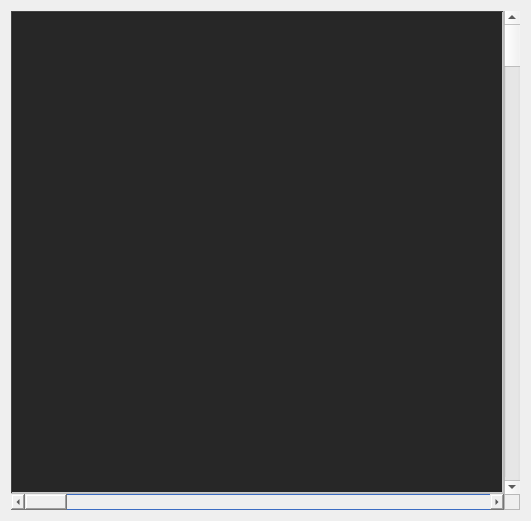
   <widget class="QWidget" name="verticalLayoutWidget">
    <property name="geometry">
     <rect>
      <x>0</x>
      <y>22</y>
      <width>531</width>
      <height>521</height>
     </rect>
    </property>
    <property name="sizePolicy">
     <sizepolicy hsizetype="Expanding" vsizetype="Preferred">
      <horstretch>0</horstretch>
      <verstretch>0</verstretch>
     </sizepolicy>
    </property>
    <layout class="QVBoxLayout" name="verticalLayout" stretch="0,0">
     <property name="spacing">
      <number>0</number>
     </property>
     <property name="sizeConstraint">
      <enum>QLayout::SizeConstraint::SetMinAndMaxSize</enum>
     </property>
     <item>
      <layout class="QHBoxLayout" name="horizontalLayout" stretch="1,1">
       <property name="spacing">
        <number>0</number>
       </property>
       <property name="sizeConstraint">
        <enum>QLayout::SizeConstraint::SetMinAndMaxSize</enum>
       </property>
       <item>
        <widget class="QGraphicsView" name="gfxEditor">
         <property name="palette">
          <palette>
           <active>
            <colorrole role="Light">
             <brush brushstyle="SolidPattern">
              <color alpha="255">
               <red>188</red>
               <green>188</green>
               <blue>188</blue>
              </color>
             </brush>
            </colorrole>
            <colorrole role="Dark">
             <brush brushstyle="SolidPattern">
              <color alpha="255">
               <red>67</red>
               <green>67</green>
               <blue>67</blue>
              </color>
             </brush>
            </colorrole>
            <colorrole role="Mid">
             <brush brushstyle="SolidPattern">
              <color alpha="255">
               <red>56</red>
               <green>56</green>
               <blue>56</blue>
              </color>
             </brush>
            </colorrole>
            <colorrole role="Base">
             <brush brushstyle="SolidPattern">
              <color alpha="255">
               <red>39</red>
               <green>39</green>
               <blue>39</blue>
              </color>
             </brush>
            </colorrole>
            <colorrole role="Shadow">
             <brush brushstyle="SolidPattern">
              <color alpha="255">
               <red>36</red>
               <green>36</green>
               <blue>36</blue>
              </color>
             </brush>
            </colorrole>
           </active>
           <inactive>
            <colorrole role="Light">
             <brush brushstyle="SolidPattern">
              <color alpha="255">
               <red>188</red>
               <green>188</green>
               <blue>188</blue>
              </color>
             </brush>
            </colorrole>
            <colorrole role="Dark">
             <brush brushstyle="SolidPattern">
              <color alpha="255">
               <red>67</red>
               <green>67</green>
               <blue>67</blue>
              </color>
             </brush>
            </colorrole>
            <colorrole role="Mid">
             <brush brushstyle="SolidPattern">
              <color alpha="255">
               <red>56</red>
               <green>56</green>
               <blue>56</blue>
              </color>
             </brush>
            </colorrole>
            <colorrole role="Base">
             <brush brushstyle="SolidPattern">
              <color alpha="255">
               <red>39</red>
               <green>39</green>
               <blue>39</blue>
              </color>
             </brush>
            </colorrole>
            <colorrole role="Shadow">
             <brush brushstyle="SolidPattern">
              <color alpha="255">
               <red>36</red>
               <green>36</green>
               <blue>36</blue>
              </color>
             </brush>
            </colorrole>
           </inactive>
           <disabled>
            <colorrole role="WindowText">
             <brush brushstyle="SolidPattern">
              <color alpha="255">
               <red>67</red>
               <green>67</green>
               <blue>67</blue>
              </color>
             </brush>
            </colorrole>
            <colorrole role="Light">
             <brush brushstyle="SolidPattern">
              <color alpha="255">
               <red>188</red>
               <green>188</green>
               <blue>188</blue>
              </color>
             </brush>
            </colorrole>
            <colorrole role="Dark">
             <brush brushstyle="SolidPattern">
              <color alpha="255">
               <red>67</red>
               <green>67</green>
               <blue>67</blue>
              </color>
             </brush>
            </colorrole>
            <colorrole role="Mid">
             <brush brushstyle="SolidPattern">
              <color alpha="255">
               <red>56</red>
               <green>56</green>
               <blue>56</blue>
              </color>
             </brush>
            </colorrole>
            <colorrole role="Text">
             <brush brushstyle="SolidPattern">
              <color alpha="255">
               <red>67</red>
               <green>67</green>
               <blue>67</blue>
              </color>
             </brush>
            </colorrole>
            <colorrole role="ButtonText">
             <brush brushstyle="SolidPattern">
              <color alpha="255">
               <red>67</red>
               <green>67</green>
               <blue>67</blue>
              </color>
             </brush>
            </colorrole>
            <colorrole role="Shadow">
             <brush brushstyle="SolidPattern">
              <color alpha="255">
               <red>36</red>
               <green>36</green>
               <blue>36</blue>
              </color>
             </brush>
            </colorrole>
           </disabled>
          </palette>
         </property>
         <property name="frameShape">
          <enum>QFrame::Shape::WinPanel</enum>
         </property>
         <property name="frameShadow">
          <enum>QFrame::Shadow::Sunken</enum>
         </property>
         <property name="verticalScrollBarPolicy">
          <enum>Qt::ScrollBarPolicy::ScrollBarAlwaysOff</enum>
         </property>
         <property name="horizontalScrollBarPolicy">
          <enum>Qt::ScrollBarPolicy::ScrollBarAlwaysOff</enum>
         </property>
         <property name="alignment">
          <set>Qt::AlignmentFlag::AlignLeading|Qt::AlignmentFlag::AlignLeft|Qt::AlignmentFlag::AlignTop</set>
         </property>
        </widget>
       </item>
       <item>
        <widget class="QScrollBar" name="scrEditorV">
         <property name="sizePolicy">
          <sizepolicy hsizetype="Expanding" vsizetype="Minimum">
           <horstretch>0</horstretch>
           <verstretch>0</verstretch>
          </sizepolicy>
         </property>
         <property name="minimumSize">
          <size>
           <width>16</width>
           <height>0</height>
          </size>
         </property>
         <property name="maximumSize">
          <size>
           <width>16</width>
           <height>16777215</height>
          </size>
         </property>
         <property name="autoFillBackground">
          <bool>false</bool>
         </property>
         <property name="styleSheet">
          <string notr="true">border: 1px solid #3c6dc3;\n</string>
         </property>
         <property name="orientation">
          <enum>Qt::Orientation::Vertical</enum>
         </property>
        </widget>
       </item>
      </layout>
     </item>
     <item>
      <layout class="QHBoxLayout" name="horizontalLayout_2">
       <property name="spacing">
        <number>0</number>
       </property>
       <item>
        <widget class="QScrollBar" name="scrEditorH">
         <property name="minimumSize">
          <size>
           <width>0</width>
           <height>16</height>
          </size>
         </property>
         <property name="maximumSize">
          <size>
           <width>16777215</width>
           <height>16</height>
          </size>
         </property>
         <property name="styleSheet">
          <string notr="true">border: 1px solid #3c6dc3;
</string>
         </property>
         <property name="orientation">
          <enum>Qt::Orientation::Horizontal</enum>
         </property>
        </widget>
       </item>
       <item>
        <widget class="QFrame" name="frame_4">
         <property name="maximumSize">
          <size>
           <width>16</width>
           <height>16</height>
          </size>
         </property>
         <property name="frameShape">
          <enum>QFrame::Shape::StyledPanel</enum>
         </property>
         <property name="frameShadow">
          <enum>QFrame::Shadow::Raised</enum>
         </property>
        </widget>
       </item>
      </layout>
     </item>
    </layout>
   </widget>
